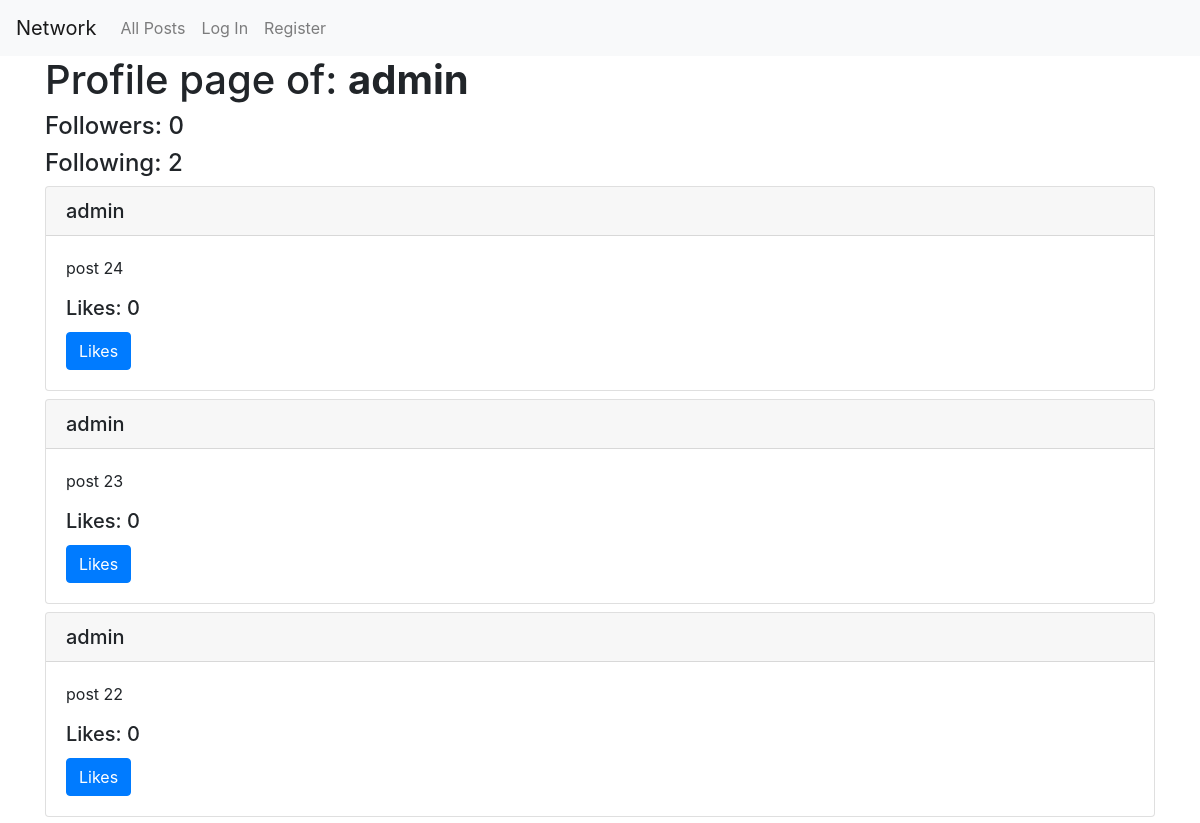
Page /profile/admin (upper part) on the earlier database version.
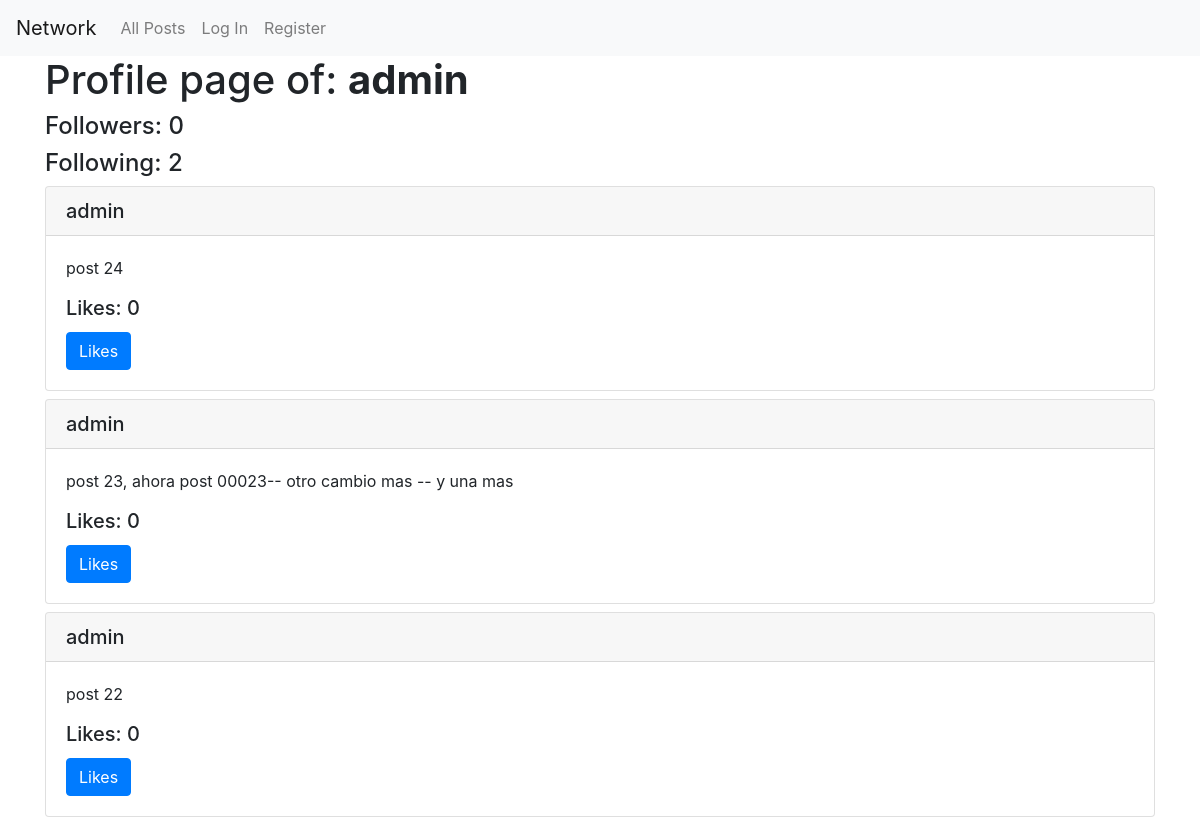
Same page on the later database version.
### network/models.py (models this page shows, shortened)
class Post(models.Model):
    user = models.ForeignKey(User, on_delete=models.CASCADE, related_name="posts")
    content = models.TextField()
    timestamp = models.DateTimeField(default=now)
    likes = models.ManyToManyField(User, related_name="liked_posts", blank=True)
    def like_count(self):
        return self.likes.count()

class User(AbstractUser):
    pass

### network/views.py (the view)
# urls.py: path("profile/<str:username>", views.profile, name="profile_page"),
def profile(request, username):
    user = User.objects.get(username=username)
    posts = user.posts.all().order_by("-timestamp")
    is_following = request.user.is_authenticated and user.followers.filter(follower=request.user).exists()
    total_followers = user.followers.count()
    total_following = user.following.count()
    return render(request, "network/profile_page.html", {
        "user_profile": user,
        "posts": posts,
        "is_following": is_following,
        "total_followers": total_followers,
        "total_following": total_following,
    })

### network/templates/network/profile_page.html (shortened to what this page needs)
{% extends "network/layout.html" %}
{% block body %}
    <div  class="container">
    <div id="posts-container">
      {% if user.username == user_profile.username %}
        <div>
          <h4>Followers: {{ total_followers }}</h4>
          <h4>Following: {{ total_following }}</h4>
        </div>
        {% else %}
        <h1>Profile page of: <strong>{{ user_profile }}</strong> </h1>
        <div>
          <h4>Followers: {{ total_followers }}</h4>
          <h4>Following: {{ total_following }}</h4>
        </div>
        {% endif %}
      {% for post in posts %}
      <div class="card my-2">
        <h5 class="card-header">{{post.user.username}}</h5>
        <div class="card-body">
            <p class="card-text">{{post.content}}</p>
          <h5 class="card-title">Likes: {{post.like_count}}</h5>
          <button class="btn btn-primary">Likes</button>
        </div>
      </div>
      {% endfor %}
    </div>
    </div>
{% endblock %}

Differences in the rows shown:
changed Post: content "post 23" → "post 23, ahora post 00023-- otro cambio mas -- y una mas"
